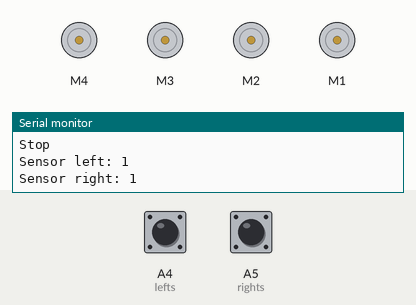
Simulated run of this sketch. Board: Arduino Uno, built with avr-gcc and run on an emulated ATmega328P. Parts: 4 × DC motor (green arrow = forward, orange = backward, longer = faster), the last lines printed to the serial monitor. The inputs (shaded band) are chosen by the test bench; at power-on: A4 (lefts) HIGH, A5 (rights) HIGH.

Above: at 1.2 s.
1.3 s: A4 (lefts) pulled LOW for 0.15 s
At 1.51 s:
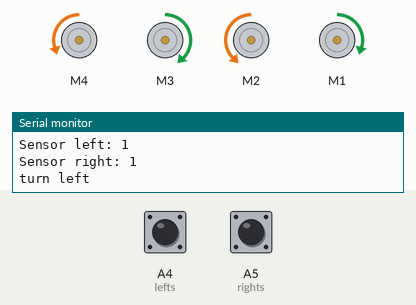
3.2 s: A5 (rights) pulled LOW for 0.15 s
At 3.43 s:
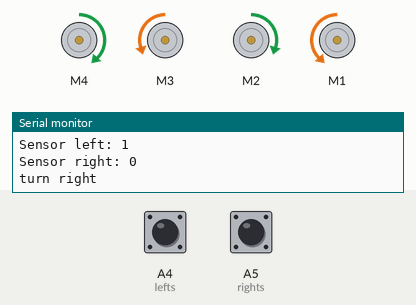
5.1 s: A5 (rights) pulled LOW for 3.2 s
At 9.1 s:
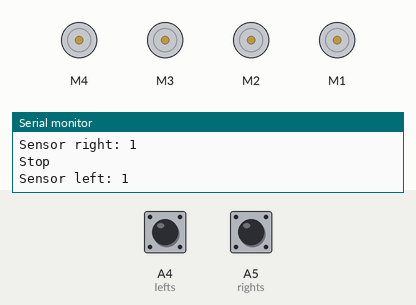
9.8 s: A4 (lefts) pulled LOW for 1 s
At 10.8 s:
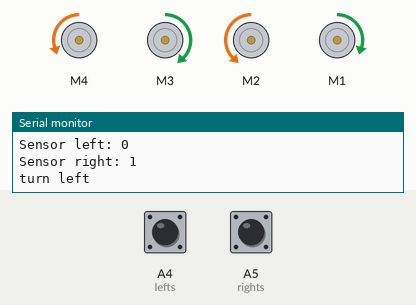
13.8 s: A5 (rights) pulled LOW for 1 s
At 15.4 s:
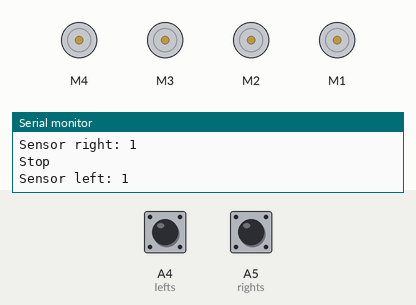
17.8 s: A4 (lefts) pulled LOW for 3.2 s
At 18.2 s:
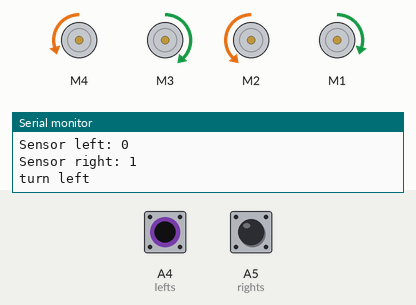
Timing chart, 0 to 22.5 s (numbered marks = the images above; inputs shaded):
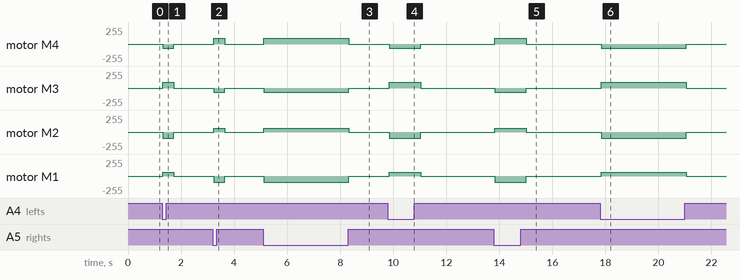

Measured:
- after the input at 1.3 s, motor M4: stopped → backward 60/255 at once, → stopped 0.40 s later; motor M3: stopped → forward 90/255 at once, → stopped 0.40 s later; motor M2: stopped → backward 90/255 at once, → stopped 0.40 s later; motor M1: stopped → forward 60/255 at once, → stopped 0.40 s later
- after the input at 3.2 s, motor M4: stopped → forward 90/255 at once, → stopped 0.40 s later; motor M3: stopped → backward 60/255 at once, → stopped 0.40 s later; motor M2: stopped → forward 60/255 at once, → stopped 0.40 s later; motor M1: stopped → backward 90/255 at once, → stopped 0.40 s later
- after the input at 5.1 s, motor M4: stopped → forward 90/255 at once, → stopped 3.2 s later; motor M3: stopped → backward 60/255 at once, → stopped 3.2 s later; motor M2: stopped → forward 60/255 at once, → stopped 3.2 s later; motor M1: stopped → backward 90/255 at once, → stopped 3.2 s later
- after the input at 9.8 s, motor M4: stopped → backward 60/255 at once, → stopped 1.2 s later; motor M3: stopped → forward 90/255 at once, → stopped 1.2 s later; motor M2: stopped → backward 90/255 at once, → stopped 1.2 s later; motor M1: stopped → forward 60/255 at once, → stopped 1.2 s later
- after the input at 13.8 s, motor M4: stopped → forward 90/255 at once, → stopped 1.2 s later; motor M3: stopped → backward 60/255 at once, → stopped 1.2 s later; motor M2: stopped → forward 60/255 at once, → stopped 1.2 s later; motor M1: stopped → backward 90/255 at once, → stopped 1.2 s later
- after the input at 17.8 s, motor M4: stopped → backward 60/255 at once, → stopped 3.2 s later; motor M3: stopped → forward 90/255 at once, → stopped 3.2 s later; motor M2: stopped → backward 90/255 at once, → stopped 3.2 s later; motor M1: stopped → forward 60/255 at once, → stopped 3.2 s later

The sketch:

Codigo_Linha_delay.ino
```cpp
   ////////////////////////////////////////////////////////
  //                LinoBot v1.0                        //
 //               By Aarav Garg                        //
////////////////////////////////////////////////////////

//I have added the possibilities of testing
//The values of analogRead could be changed for trouble shooting

//including the libraries
#include <AFMotor.h>

//defining pins and variables
#define lefts A4
#define rights A5

//defining motors
AF_DCMotor motor1(4, MOTOR12_1KHZ);
AF_DCMotor motor2(3, MOTOR12_1KHZ);

AF_DCMotor motor3(2, MOTOR34_1KHZ);
AF_DCMotor motor4(1, MOTOR34_1KHZ);

//int calibragem = 990; // 990]

void setup() {
  //setting the speed of motors
  pinMode(lefts,INPUT);
  pinMode(rights,INPUT);
  Serial.begin(9600);
}

void motores(char comando){
  switch(comando){
    case 'S':
    motor1.run(RELEASE);
    motor2.run(RELEASE);
    motor3.run(RELEASE);
    motor4.run(RELEASE);
    break;
    case 'W':
    motor1.run(FORWARD);
    motor3.run(BACKWARD);
    motor2.run(FORWARD);
    motor4.run(BACKWARD);
    break;
    case 'A':
    motor1.run(BACKWARD);
    motor3.run(BACKWARD);
    motor2.run(FORWARD);
    motor4.run(FORWARD);
    break;
    case 'D':
    motor1.run(FORWARD);
    motor3.run(FORWARD);
    motor2.run(BACKWARD);
    motor4.run(BACKWARD);
    break;
    case 'V':
    motor1.setSpeed(80);
    motor2.setSpeed(80);
    motor3.setSpeed(80);
    motor4.setSpeed(80);
    break;
  }
}

void loop(){
  //printing values of the sensors to the serial monitor
  Serial.print("Sensor left: ");
  Serial.println(digitalRead(lefts));
  Serial.print("Sensor right: ");
  Serial.println(digitalRead(rights));
  //line detected by both
  if(digitalRead(lefts)==0 && digitalRead(rights)==0){
    //stop
    motores('V');
    motores('W');

  }
  //line detected by left sensor
  else if(digitalRead(lefts)==0 && digitalRead(rights)==1){
    // turn left
    Serial.println("turn left");
    motor1.setSpeed(60);
    motor2.setSpeed(90);
    motor3.setSpeed(90);
    motor4.setSpeed(60);
    motores('A');
    delay(400);

  }
  //line detected by right sensor
  else if(digitalRead(lefts)==1 && digitalRead(rights)==0){
    // turn right
    Serial.println("turn right");
    motor1.setSpeed(90);
    motor2.setSpeed(60);
    motor3.setSpeed(60);
    motor4.setSpeed(90);
    motores('D');
    delay(400);
  }
  //line detected by none
  else if(digitalRead(lefts)==1 && digitalRead(rights)==1){
    Serial.println("Stop");
    motores('S');
  }

}
```
